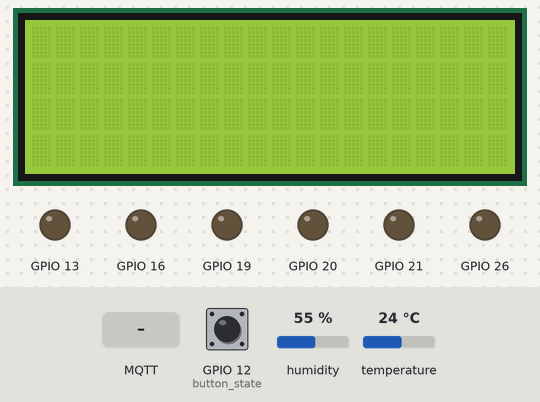
The program below on a simulated Raspberry Pi (BCM pin numbers). Parts: 20×4 character LCD, output pins drawn as LEDs (lit = HIGH). The inputs (shaded band) are chosen by the test bench; at power-on: GPIO 12 (button_state) HIGH, humidity 55 %, temperature 24 °C. The clock reads 2024-03-15 10:24:30 at power-on unless the program sets it; no MQTT or app messages arrive unless stated; what the program prints to the terminal is not drawn.

Above: at 1.3 s.
1.4 s: MQTT message "on" arrives on the first subscribed topic
At 2.6 s:
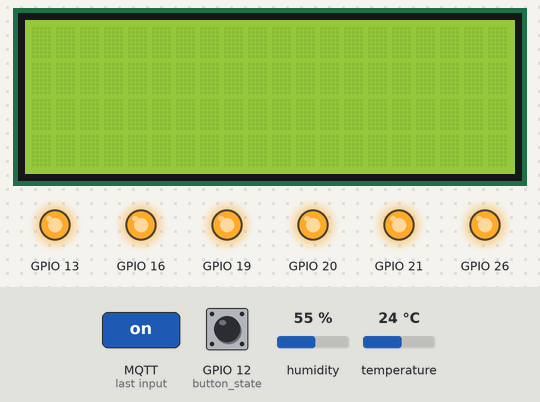
2.9 s: GPIO 12 (button_state) pulled LOW for 0.15 s
At 4.6 s:
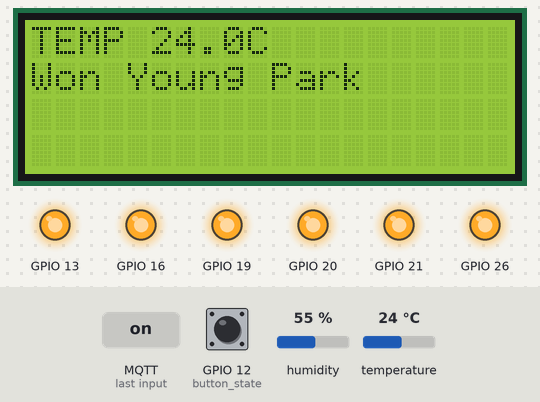
Timing chart, 0 to 6.1 s (numbered marks = the images above; inputs shaded):
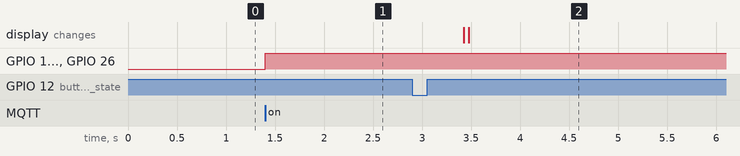

The program:

led_pub.py
```python
import paho.mqtt.client as mqtt
import time
import json
import RPi.GPIO as GPIO
import datetime
import Adafruit_DHT as dht
from RPLCD.i2c import CharLCD

GPIO.setwarnings(False)
GPIO.setmode(GPIO.BCM)
GPIO.setup(16,GPIO.OUT)
GPIO.setup(20,GPIO.OUT)
GPIO.setup(21,GPIO.OUT)
GPIO.setup(13,GPIO.OUT)
GPIO.setup(19,GPIO.OUT)
GPIO.setup(26,GPIO.OUT)

GPIO.setup(12,GPIO.IN,pull_up_down=GPIO.PUD_UP) # BUTTON

lcd = CharLCD("PCF8574", 0x27)
intrusion_control=0

dht_type = 11
dht_pin = 23

# Define Variables
MQTT_HOST = "192.168.0.21"
MQTT_PORT = 1883
MQTT_KEEPALIVE_INTERVAL = 60
MQTT_TOPIC = "lcd/CCL"

def show_dht():
    humidity, temperature = dht.read_retry(dht_type, dht_pin)
    temp = round(temperature,1)
    now = datetime.datetime.now()
    nowtime = now.strftime('%H:%M:%S')
    print(temp,nowtime)
    lcd.write_string('TEMP ')
    lcd.write_string(str(temp))
    lcd.write_string('C ')
    lcd.crlf()
    lcd.write_string('Won Young Park')
    lcd.crlf()

# Define on_publish event function
def on_publish(client, userdata, mid):
    print ("Message Published...")

#자신의 pc ip
def on_connect ( client, userdata , flags, rc ):
    print("Connect with result code" + str (rc))
    client.subscribe("lcd/CCL")

def on_message(client, userdata, msg):
    print(msg.topic+" "+str(msg.payload.decode('utf-8')))
    if msg.payload.decode('utf-8') == "on":
        GPIO.output(16,False)
        GPIO.output(20,False)
        GPIO.output(21,False)
        GPIO.output(13,False)
        GPIO.output(19,False)
        GPIO.output(26,False)
        while True:
            button_state = GPIO.input(12)
            if button_state == False:
                print('button pressed')
                show_dht()
                break
            else:
                GPIO.output(16,True)
                GPIO.output(20,True)
                GPIO.output(21,True)
                GPIO.output(13,True)
                GPIO.output(19,True)
                GPIO.output(26,True)
    elif msg.payload.decode('utf-8') == "off":
        GPIO.output(16,False)
        GPIO.output(20,False)
        GPIO.output(21,False)
        GPIO.output(13,False)
        GPIO.output(19,False)
        GPIO.output(26,False)

# Initiate MQTT Client
client = mqtt.Client()

# Register publish callback function
client.on_publish = on_publish
client.on_connect = on_connect
client.on_message = on_message

# Connect with MQTT Broker
client.connect(MQTT_HOST, MQTT_PORT, MQTT_KEEPALIVE_INTERVAL)
client.loop_start()


try:
    while True:
        humidity, temperature = dht.read_retry(dht_type, dht_pin)
        if humidity is not None and temperature is not None:
            data = {'temperature':round(temperature, 1), 'name':'WonyoungPark'}
            client.publish(MQTT_TOPIC, str(data))
            print('Published. Sleeping ...')
        else:
            print('Failed to get reading. Skipping ...')
except KeyboardInterrupt:
    GPIO.cleanup()
finally:
    GPIO.cleanup()
```

Measured:
- after the input at 1.4 s, GPIO 13, GPIO 16, GPIO 19–21, GPIO 26: LOW → HIGH at once
- after the input at 2.9 s, the display: first changes after 0.53 s (image 2 shows a later state)
